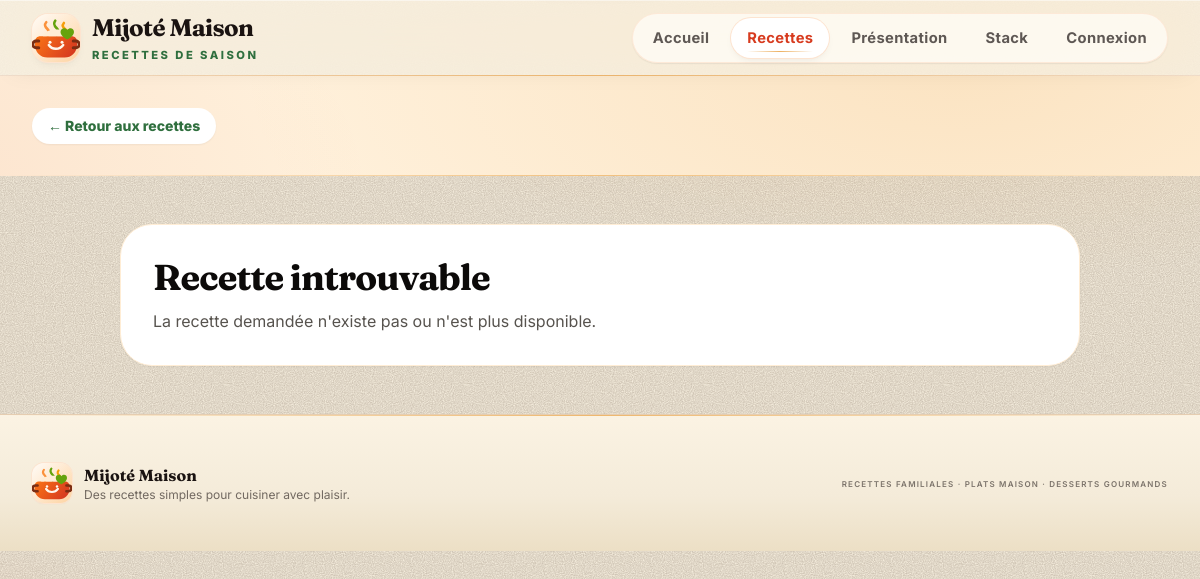
The page /recette/fondant-au-chocolat on the database as committed earlier.
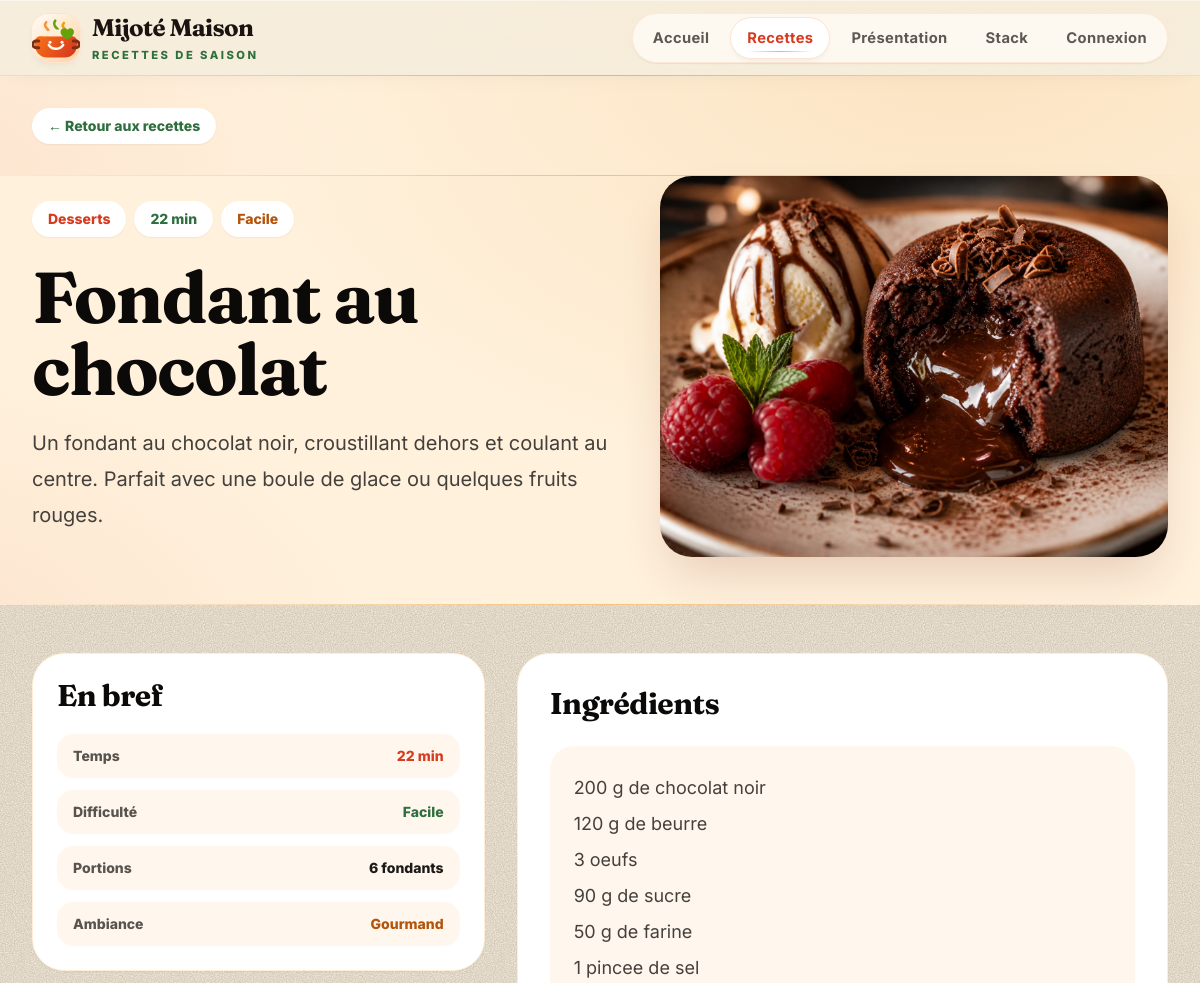
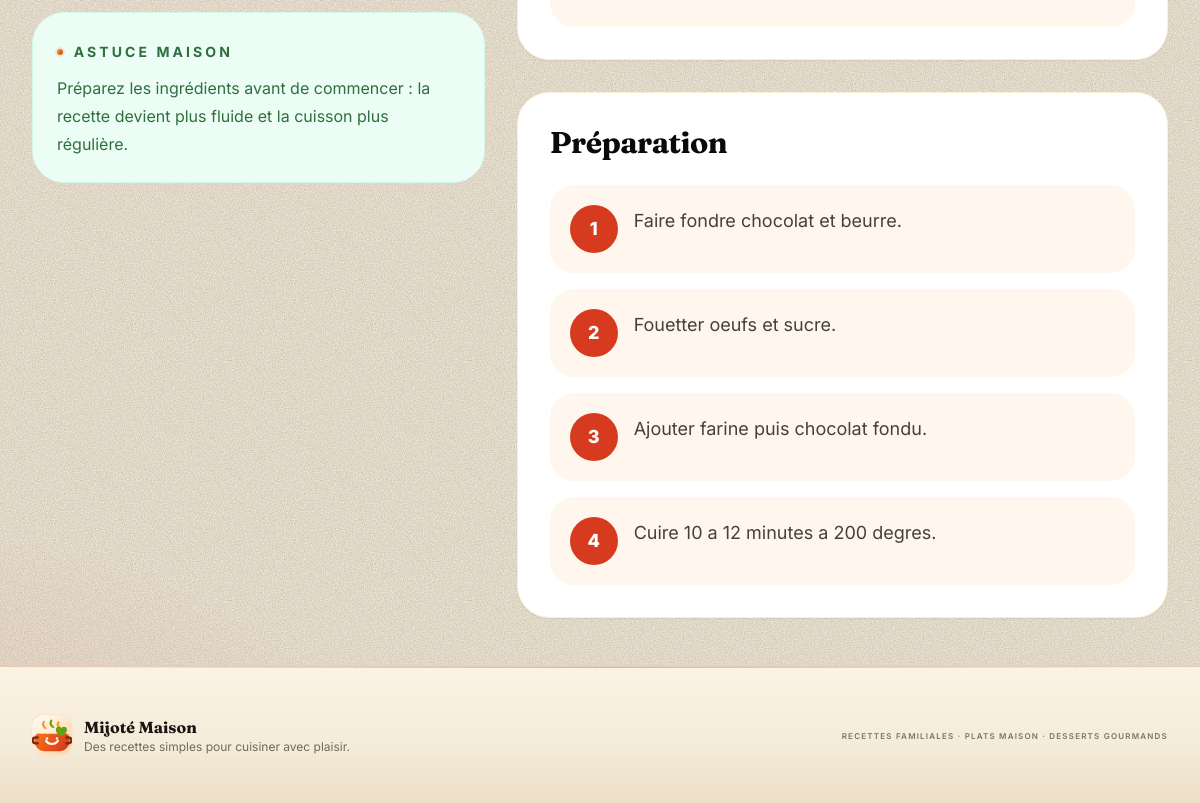
The same page on the database as committed later (2 pictures, top to bottom).
### tables this page shows
CREATE TABLE IF NOT EXISTS recipes (
  id INT AUTO_INCREMENT PRIMARY KEY,
  title VARCHAR(150) NOT NULL,
  slug VARCHAR(180) NOT NULL UNIQUE,
  short_description VARCHAR(300) NOT NULL,
  description TEXT NOT NULL,
  ingredients TEXT NOT NULL,
  preparation_steps TEXT NOT NULL,
  image_path VARCHAR(255) NULL,
  category VARCHAR(40) NOT NULL DEFAULT 'plats',
  status ENUM('draft', 'published', 'archived') NOT NULL DEFAULT 'draft',
  published_at DATETIME NULL,
  view_count INT UNSIGNED NOT NULL DEFAULT 0,
  created_at DATETIME NOT NULL DEFAULT CURRENT_TIMESTAMP,
  updated_at DATETIME NOT NULL DEFAULT CURRENT_TIMESTAMP ON UPDATE CURRENT_TIMESTAMP,
  INDEX idx_recipes_slug (slug),
  INDEX idx_recipes_public (status, category, published_at)
);

### app/config/database.php (called while the page is built, shortened)
<?php
function db(): PDO
{
    $host = env_value('DB_HOST', '127.0.0.1');
    $port = env_value('DB_PORT', '3306');
    $name = env_value('DB_NAME', 'secure_recipes_greta92');
    $user = env_value('DB_USER', 'root');
    $password = env_value('DB_PASSWORD', '');
    $dsn = "mysql:host={$host};port={$port};dbname={$name};charset=utf8mb4";
    $pdo = new PDO($dsn, (string) $user, (string) $password, [
        PDO::ATTR_ERRMODE => PDO::ERRMODE_EXCEPTION,
        PDO::ATTR_DEFAULT_FETCH_MODE => PDO::FETCH_ASSOC,
        PDO::ATTR_EMULATE_PREPARES => false,
    ]);
    return $pdo;
}

### app/repositories/RecipeRepository.php (called while the page is built, shortened)
<?php
final class RecipeRepository
{
    public function findBySlug(string $slug): ?array
    {
        $stmt = $this->pdo->prepare("SELECT * FROM recipes WHERE slug = :slug AND status = 'published' LIMIT 1");
        $stmt->execute(['slug' => $slug]);
        $recipe = $stmt->fetch();
        return $recipe ?: null;
    }
}

### public/recipe.php (the view, shortened to what this page needs)
<?php
require_once BASE_PATH . '/app/config/database.php';
require_once BASE_PATH . '/app/repositories/RecipeRepository.php';
$recipe = null;
$error = null;
try {
    $repo = new RecipeRepository(db());
    if (isset($_GET['id'])) {
        $recipe = $repo->find((int) $_GET['id']);
    } elseif (isset($_GET['slug'])) {
        $recipe = $repo->findBySlug((string) $_GET['slug']);
    }
} catch (Throwable $exception) {
    $error = 'Impossible de charger la recette pour le moment.';
}
$meta = $recipe ? recipe_public_meta($recipe['slug'] ?? null) : null;
$og = null;
if ($recipe) {
    $og = [
        'type' => 'article',
        'title' => $recipe['title'] . ' — Mijoté Maison',
        'description' => $recipe['short_description'],
        'image' => recipe_image_url($recipe['image_path']),
    ];
}
public_header($recipe['title'] ?? 'Recette', $og);
?>
<section class="bg-[#fff1dc]">
    <div class="mx-auto max-w-7xl px-4 py-8 sm:px-6 lg:px-8">
        <a class="inline-flex items-center gap-2 rounded-full bg-white px-4 py-2 text-sm font-extrabold text-herb shadow-sm hover:text-tomato" href="/recettes">← Retour aux recettes</a>
    </div>
</section>
<?php if ($error): ?>
    <section class="mx-auto max-w-5xl px-4 py-12 sm:px-6 lg:px-8">
        <div class="rounded-3xl border border-amber-200 bg-amber-50 p-5 text-amber-900"><?= e($error) ?></div>
    </section>
<?php elseif (!$recipe): ?>
    <section class="mx-auto max-w-5xl px-4 py-12 sm:px-6 lg:px-8">
        <div class="rounded-[2rem] border border-orange-100 bg-white p-8 shadow-sm">
            <h1 class="font-serif text-4xl font-bold text-stone-950">Recette introuvable</h1>
            <p class="mt-3 text-stone-600">La recette demandée n'existe pas ou n'est plus disponible.</p>
        </div>
    </section>
<?php else: ?>
    <article>
        <section class="bg-[#fff1dc] pb-12">
            <div class="mx-auto grid max-w-7xl gap-8 px-4 sm:px-6 lg:grid-cols-[1.08fr_.92fr] lg:items-center lg:px-8">
                <div>
                    <div class="flex flex-wrap gap-2 text-sm font-extrabold">
                        <span class="rounded-full bg-white px-4 py-2 text-tomato shadow-sm"><?= e(recipe_category_label($recipe['category'] ?? null)) ?></span>
                        <span class="rounded-full bg-white px-4 py-2 text-herb shadow-sm"><?= e($meta['time']) ?></span>
                        <span class="rounded-full bg-white px-4 py-2 text-amber-700 shadow-sm"><?= e($meta['level']) ?></span>
                    </div>
                    <h1 class="mt-6 max-w-4xl font-serif text-5xl font-bold leading-tight text-stone-950 sm:text-7xl"><?= e($recipe['title']) ?></h1>
                    <p class="mt-5 max-w-2xl text-xl leading-9 text-stone-700"><?= e($recipe['description']) ?></p>
                </div>
                <img class="aspect-[4/3] w-full rounded-[2rem] object-cover shadow-2xl shadow-orange-900/20" src="<?= e(recipe_image_url($recipe['image_path'])) ?>" alt="">
            </div>
        </section>
        <section class="mx-auto max-w-7xl px-4 py-12 sm:px-6 lg:px-8">
            <div class="grid gap-8 lg:grid-cols-[.82fr_1.18fr]">
                <aside class="space-y-6">
                    <div class="rounded-[2rem] border border-orange-100 bg-white p-6 shadow-sm">
                        <h2 class="font-serif text-3xl font-bold text-stone-950">En bref</h2>
                        <dl class="mt-5 grid gap-3 text-sm">
                            <div class="flex items-center justify-between rounded-2xl bg-orange-50 px-4 py-3"><dt class="font-extrabold text-stone-600">Temps</dt><dd class="font-extrabold text-tomato"><?= e($meta['time']) ?></dd></div>
                            <div class="flex items-center justify-between rounded-2xl bg-orange-50 px-4 py-3"><dt class="font-extrabold text-stone-600">Difficulté</dt><dd class="font-extrabold text-herb"><?= e($meta['level']) ?></dd></div>
                            <div class="flex items-center justify-between rounded-2xl bg-orange-50 px-4 py-3"><dt class="font-extrabold text-stone-600">Portions</dt><dd class="font-extrabold text-stone-900"><?= e($meta['servings']) ?></dd></div>
                            <div class="flex items-center justify-between rounded-2xl bg-orange-50 px-4 py-3"><dt class="font-extrabold text-stone-600">Ambiance</dt><dd class="font-extrabold text-amber-700"><?= e($meta['season']) ?></dd></div>
                        </dl>
                    </div>
                    <div class="rounded-[2rem] border border-emerald-100 bg-emerald-50 p-6 text-herb">
                        <p class="text-sm font-extrabold uppercase tracking-[0.16em]">Astuce maison</p>
                        <p class="mt-3 leading-7">Préparez les ingrédients avant de commencer : la recette devient plus fluide et la cuisson plus régulière.</p>
                    </div>
                </aside>
                <div class="space-y-8">
                    <section class="rounded-[2rem] border border-orange-100 bg-white p-6 shadow-sm sm:p-8">
                        <h2 class="font-serif text-3xl font-bold text-stone-950">Ingrédients</h2>
                        <div class="mt-6 whitespace-pre-line rounded-3xl bg-orange-50 p-6 text-lg leading-9 text-stone-700"><?= e($recipe['ingredients']) ?></div>
                    </section>
                    <section class="rounded-[2rem] border border-orange-100 bg-white p-6 shadow-sm sm:p-8">
                        <h2 class="font-serif text-3xl font-bold text-stone-950">Préparation</h2>
                        <div class="mt-6 space-y-4">
                            <?php foreach (preg_split('/\R+/', (string) $recipe['preparation_steps']) as $index => $step): ?>
                                <div class="grid gap-4 rounded-3xl bg-[#fff7ed] p-5 sm:grid-cols-[3rem_1fr]">
                                    <span class="grid h-12 w-12 place-items-center rounded-full bg-tomato text-lg font-extrabold text-white"><?= e($index + 1) ?></span>
                                    <p class="text-lg leading-8 text-stone-700"><?= e($step) ?></p>
                                </div>
                            <?php endforeach; ?>
                        </div>
                    </section>
                </div>
            </div>
        </section>
    </article>
<?php endif; ?>
<?php public_footer(); ?>

### public/router.php (shortened to what this page needs)
<?php
$path = parse_url($_SERVER['REQUEST_URI'] ?? '/', PHP_URL_PATH) ?: '/';
$path = rtrim($path, '/') ?: '/';
if (preg_match('#^/recette/([a-z0-9-]+)$#', $path, $matches) === 1) {
    require __DIR__ . '/recipe.php';
    return;
}

### app/helpers/functions.php (shortened to what this page needs)
<?php
function e(mixed $value): string
{
    return htmlspecialchars((string) $value, ENT_QUOTES, 'UTF-8');
}
function current_path(): string
{
    return parse_url($_SERVER['REQUEST_URI'] ?? '/', PHP_URL_PATH) ?: '/';
}
function asset(string $path): string
{
    return '/' . ltrim($path, '/');
}
function recipe_image_url(?string $imagePath): string
{
    return asset($imagePath);
}
function recipe_categories(): array
{
    return [
        'entrees' => 'Entrées',
        'plats' => 'Plats',
        'desserts' => 'Desserts',
        'vegetarien' => 'Végétarien',
    ];
}
function is_nav_active(string $href): bool
{
    $path = current_path();
    return match ($href) {
        '/recettes' => $path === '/recipes.php' || $path === '/recipe.php' || str_starts_with($path, '/recette/'),
        '/connexion' => $path === '/login.php',
        '/presentation' => $path === '/presentation.php',
        '/stack' => $path === '/stack.php',
        default => false,
    };
}
function recipe_public_meta(?string $slug): array
{
    $default = [
        'category' => 'plats',
        'label' => 'Recette',
        'time' => '30 min',
        'level' => 'Facile',
        'tag' => 'Maison',
        'servings' => '4 personnes',
        'season' => 'Maison',
    ];
    $meta = [
        'veloute-de-potimarron' => ['category' => 'entrees', 'label' => 'Entrée', 'time' => '35 min', 'level' => 'Très facile', 'tag' => 'Douceur automne', 'servings' => '4 bols', 'season' => 'Automne'],
        'poulet-citron-et-herbes' => ['category' => 'plats', 'label' => 'Plat', 'time' => '30 min', 'level' => 'Facile', 'tag' => 'Familial', 'servings' => '4 personnes', 'season' => 'Toute saison'],
        'tarte-fine-aux-pommes' => ['category' => 'desserts', 'label' => 'Dessert', 'time' => '40 min', 'level' => 'Facile', 'tag' => 'Croustillant', 'servings' => '6 parts', 'season' => 'Goûter'],
        'pates-cremeuses-aux-champignons' => ['category' => 'plats', 'label' => 'Plat', 'time' => '25 min', 'level' => 'Facile', 'tag' => 'Réconfort', 'servings' => '4 assiettes', 'season' => 'Réconfort'],
        'salade-mediterraneenne' => ['category' => 'entrees', 'label' => 'Entrée', 'time' => '15 min', 'level' => 'Très facile', 'tag' => 'Fraîcheur', 'servings' => '4 assiettes', 'season' => 'Été'],
        'saumon-au-four-et-legumes' => ['category' => 'plats', 'label' => 'Plat', 'time' => '35 min', 'level' => 'Facile', 'tag' => 'Équilibré', 'servings' => '4 personnes', 'season' => 'Équilibré'],
        'curry-de-legumes-coco' => ['category' => 'vegetarien', 'label' => 'Végétarien', 'time' => '35 min', 'level' => 'Facile', 'tag' => 'Parfumé', 'servings' => '4 bols', 'season' => 'Parfumé'],
        'burger-maison-gourmand' => ['category' => 'plats', 'label' => 'Plat', 'time' => '45 min', 'level' => 'Moyen', 'tag' => 'Week-end', 'servings' => '4 burgers', 'season' => 'Week-end'],
        'risotto-parmesan-et-champignons' => ['category' => 'plats', 'label' => 'Plat', 'time' => '35 min', 'level' => 'Moyen', 'tag' => 'Crémeux', 'servings' => '4 assiettes', 'season' => 'Crémeux'],
        'fondant-au-chocolat' => ['category' => 'desserts', 'label' => 'Dessert', 'time' => '22 min', 'level' => 'Facile', 'tag' => 'Gourmand', 'servings' => '6 fondants', 'season' => 'Gourmand'],
    ];
    return array_merge($default, $meta[$slug ?? ''] ?? []);
}
function recipe_category_label(?string $category): string
{
    $categories = recipe_categories();
    return $categories[$category ?? ''] ?? 'Recette';
}
function nav_link(string $href, string $label): string
{
    $isActive = is_nav_active($href);
    $state = $isActive
        ? 'nav-link-active bg-white text-tomato shadow-soft-2 ring-1 ring-embers-100'
        : 'text-ink/70 hover:bg-white/70 hover:text-tomato hover:shadow-soft-1';
    return '<a class="' . $state . ' relative inline-flex items-center whitespace-nowrap rounded-full px-4 py-2.5 font-sans text-[0.92rem] font-bold tracking-wide transition-all duration-200 ease-editorial" href="' . e($href) . '">' . e($label) . '</a>';
}
function public_header(string $title, ?array $og = null): void
{
    $pageTitle = e($title . ' - Mijoté Maison');
    $ogType = e($og['type'] ?? 'website');
    $ogTitle = e($og['title'] ?? ($title . ' — Mijoté Maison'));
    $ogDesc = e($og['description'] ?? 'Mijoté Maison rassemble des recettes maison généreuses : entrées, plats, desserts et idées de saison.');
    $ogImage = e($og['image'] ?? '/assets/img/recipes/hero-cuisine-familiale.webp');
    $scheme = (!empty($_SERVER['HTTPS']) && $_SERVER['HTTPS'] !== 'off') ? 'https' : 'http';
    $host = (string) ($_SERVER['HTTP_HOST'] ?? 'localhost');
    $reqUri = (string) ($_SERVER['REQUEST_URI'] ?? '/');
    $ogUrl = e($scheme . '://' . $host . $reqUri);
    if (str_starts_with($ogImage, '/')) {
        $ogImage = e($scheme . '://' . $host) . $ogImage;
    }
    echo <<<HTML
<!doctype html>
<html lang="fr">
<head>
    <meta name="description" content="{$ogDesc}">
    <title>{$pageTitle}</title>
    <meta property="og:type" content="{$ogType}">
    <meta property="og:title" content="{$ogTitle}">
    <meta property="og:description" content="{$ogDesc}">
    <meta property="og:image" content="{$ogImage}">
    <meta property="og:url" content="{$ogUrl}">
    <meta name="twitter:title" content="{$ogTitle}">
    <meta name="twitter:description" content="{$ogDesc}">
    <meta name="twitter:image" content="{$ogImage}">
    <link rel="stylesheet" href="/assets/css/output.css">
</head>
<body class="min-h-screen bg-parchment text-ink antialiased font-sans">
<header class="sticky top-0 z-40 border-b border-orange-100/60 bg-parchment/80 backdrop-blur-xl supports-[backdrop-filter]:bg-parchment/70">
    <nav class="mx-auto flex max-w-7xl flex-col gap-4 px-4 py-3 sm:px-6 lg:flex-row lg:items-center lg:justify-between lg:px-8">
        <a href="/" class="group flex items-center gap-3 text-ink">
            <img class="h-12 w-12 rounded-2xl shadow-soft-2 ring-1 ring-embers-100 transition-transform duration-300 ease-editorial group-hover:rotate-[-3deg]" src="/assets/img/logo-mijote-maison.svg" alt="">
            <span class="leading-snug">
                <span class="block font-display text-2xl font-bold tracking-tight text-ink">Mijoté Maison</span>
                <span class="mt-1 block text-[0.7rem] font-extrabold uppercase tracking-[0.22em] text-herb">Recettes de saison</span>
            </span>
        </a>
        <div class="flex w-full max-w-full items-center gap-1.5 overflow-x-auto rounded-full border border-embers-100/70 bg-ivory/75 p-1 text-sm shadow-soft-1 lg:w-auto lg:flex-wrap lg:justify-end lg:overflow-visible">
HTML;
    echo nav_link('/', 'Accueil');
    echo nav_link('/recettes', 'Recettes');
    echo nav_link('/presentation', 'Présentation');
    echo nav_link('/stack', 'Stack');
    if (isset($_SESSION['admin_id'])) {
        echo nav_link('/admin/dashboard.php', 'Back-office');
    } else {
        echo nav_link('/connexion', 'Connexion');
    }
    echo <<<HTML
        </div>
    </nav>
</header>
<main id="main">
HTML;
}
function public_footer(): void
{
    echo <<<HTML
</main>
<footer class="border-t border-orange-100/80 bg-gradient-to-b from-parchment to-fog">
    <div class="mx-auto flex max-w-7xl flex-col gap-4 px-4 py-12 text-sm sm:flex-row sm:items-center sm:justify-between sm:px-6 lg:px-8">
        <div class="flex items-center gap-3">
            <img class="h-10 w-10 rounded-xl ring-1 ring-embers-100 shadow-soft-1" src="/assets/img/logo-mijote-maison.svg" alt="">
            <div>
                <p class="font-display text-base font-bold text-ink">Mijoté Maison</p>
                <p class="text-xs text-ink/60">Des recettes simples pour cuisiner avec plaisir.</p>
            </div>
        </div>
        <p class="smallcaps text-xs font-semibold text-ink/55">Recettes familiales · Plats maison · Desserts gourmands</p>
    </div>
</footer>
</body>
</html>
HTML;
}

Rows that differ between the two databases and show on the page:
now on this page (row edited): recipes: category "Desserts", slug "22 min", slug "Facile", title "Fondant au chocolat", description "Un fondant au chocolat noir, croustillant dehors et coulant au centre. Parfait avec une boule de glace ou quelques fruits rouges.", image_path (picture), slug "6 fondants", slug "Gourmand", ingredients "200 g de chocolat noir 120 g de beurre 3 oeufs 90 g de sucre 50 g de farine 1 pincee de sel", preparation_steps "Faire fondre chocolat et beurre.", preparation_steps "Fouetter oeufs et sucre.", preparation_steps "Ajouter farine puis chocolat fondu.", preparation_steps "Cuire 10 a 12 minutes a 200 degres."
Other text that changed with them:
text no longer shown: "Recette introuvable La recette demandée n'existe pas ou n'est plus disponible."
text now shown: "En bref Temps Difficulté Portions Ambiance ASTUCE MAISON Préparez les ingrédients avant de commencer : la recette devient plus fluide et la cuisson plus régulière. Ingrédients Préparation"
new list line: "1"
new list line: "2"
new list line: "3"
new list line: "4"
